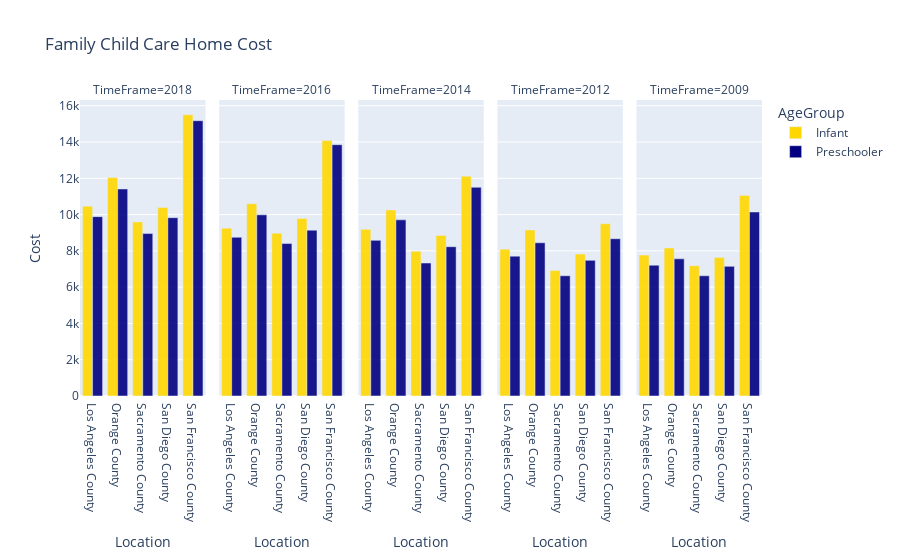

Notebook source saved alongside this figure:
### Code cell
childcareFacilityCosts = childcareCosts[childcareCosts["TypeofFacility"]=="Family Child Care Home"]

new = childcareFacilityCosts["Data"].str.replace("$","", regex=True)
final = new.str.replace(",","",regex=True)
ccfinal = final.astype(int)

barchart = px.bar(
    data_frame = childcareFacilityCosts,
    x="Location",
    y=ccfinal,
    labels={"y":"Cost"},
    color="AgeGroup",
    opacity=0.9,
    orientation="v",
    barmode="group",
    title="Family Child Care Home Cost",
    facet_col="TimeFrame",
##    facet_col_wrap=2,
    color_discrete_map={"Infant":"gold", "Preschooler":"navy"}
)

barchart.show()

### Figure 1 — Plotly figure (JSON) as saved in the notebook; plotly's stock layout.template omitted (floating-point values rounded to 4 significant figures)
{"data": [{"alignmentgroup": "True", "hovertemplate": "AgeGroup=Infant<br>TimeFrame=2018<br>Location=%{x}<br>Cost=%{y}<extra></extra>", "legendgroup": "Infant", "marker": {"color": "gold", "opacity": 0.9, "pattern": {"shape": ""}}, "name": "Infant", "offsetgroup": "Infant", "orientation": "v", "showlegend": true, "textposition": "auto", "type": "bar", "x": ["Los Angeles County", "Orange County", "Sacramento County", "San Diego County", "San Francisco County"], "xaxis": "x", "y": [10465, 12039, 9594, 10389, 15500], "yaxis": "y"}, {"alignmentgroup": "True", "hovertemplate": "AgeGroup=Infant<br>TimeFrame=2016<br>Location=%{x}<br>Cost=%{y}<extra></extra>", "legendgroup": "Infant", "marker": {"color": "gold", "opacity": 0.9, "pattern": {"shape": ""}}, "name": "Infant", "offsetgroup": "Infant", "orientation": "v", "showlegend": false, "textposition": "auto", "type": "bar", "x": ["Los Angeles County", "Orange County", "Sacramento County", "San Diego County", "San Francisco County"], "xaxis": "x2", "y": [9251, 10598, 8968, 9788, 14079], "yaxis": "y2"}, {"alignmentgroup": "True", "hovertemplate": "AgeGroup=Infant<br>TimeFrame=2014<br>Location=%{x}<br>Cost=%{y}<extra></extra>", "legendgroup": "Infant", "marker": {"color": "gold", "opacity": 0.9, "pattern": {"shape": ""}}, "name": "Infant", "offsetgroup": "Infant", "orientation": "v", "showlegend": false, "textposition": "auto", "type": "bar", "x": ["Los Angeles County", "Orange County", "Sacramento County", "San Diego County", "San Francisco County"], "xaxis": "x3", "y": [9186, 10250, 7981, 8848, 12118], "yaxis": "y3"}, {"alignmentgroup": "True", "hovertemplate": "AgeGroup=Infant<br>TimeFrame=2012<br>Location=%{x}<br>Cost=%{y}<extra></extra>", "legendgroup": "Infant", "marker": {"color": "gold", "opacity": 0.9, "pattern": {"shape": ""}}, "name": "Infant", "offsetgroup": "Infant", "orientation": "v", "showlegend": false, "textposition": "auto", "type": "bar", "x": ["Los Angeles County", "Orange County", "Sacramento County", "San Diego County", "San Francisco County"], "xaxis": "x4", "y": [8095, 9154, 6913, 7823, 9491], "yaxis": "y4"}, {"alignmentgroup": "True", "hovertemplate": "AgeGroup=Infant<br>TimeFrame=2009<br>Location=%{x}<br>Cost=%{y}<extra></extra>", "legendgroup": "Infant", "marker": {"color": "gold", "opacity": 0.9, "pattern": {"shape": ""}}, "name": "Infant", "offsetgroup": "Infant", "orientation": "v", "showlegend": false, "textposition": "auto", "type": "bar", "x": ["Los Angeles County", "Orange County", "Sacramento County", "San Diego County", "San Francisco County"], "xaxis": "x5", "y": [7768, 8157, 7181, 7632, 11058], "yaxis": "y5"}, {"alignmentgroup": "True", "hovertemplate": "AgeGroup=Preschooler<br>TimeFrame=2018<br>Location=%{x}<br>Cost=%{y}<extra></extra>", "legendgroup": "Preschooler", "marker": {"color": "navy", "opacity": 0.9, "pattern": {"shape": ""}}, "name": "Preschooler", "offsetgroup": "Preschooler", "orientation": "v", "showlegend": true, "textposition": "auto", "type": "bar", "x": ["Los Angeles County", "Orange County", "Sacramento County", "San Diego County", "San Francisco County"], "xaxis": "x", "y": [9887, 11411, 8955, 9828, 15176], "yaxis": "y"}, {"alignmentgroup": "True", "hovertemplate": "AgeGroup=Preschooler<br>TimeFrame=2016<br>Location=%{x}<br>Cost=%{y}<extra></extra>", "legendgroup": "Preschooler", "marker": {"color": "navy", "opacity": 0.9, "pattern": {"shape": ""}}, "name": "Preschooler", "offsetgroup": "Preschooler", "orientation": "v", "showlegend": false, "textposition": "auto", "type": "bar", "x": ["Los Angeles County", "Orange County", "Sacramento County", "San Diego County", "San Francisco County"], "xaxis": "x2", "y": [8749, 9987, 8403, 9142, 13853], "yaxis": "y2"}, {"alignmentgroup": "True", "hovertemplate": "AgeGroup=Preschooler<br>TimeFrame=2014<br>Location=%{x}<br>Cost=%{y}<extra></extra>", "legendgroup": "Preschooler", "marker": {"color": "navy", "opacity": 0.9, "pattern": {"shape": ""}}, "name": "Preschooler", "offsetgroup": "Preschooler", "orientation": "v", "showlegend": false, "textposition": "auto", "type": "bar", "x": ["Los Angeles County", "Orange County", "Sacramento County", "San Diego County", "San Francisco County"], "xaxis": "x3", "y": [8579, 9709, 7330, 8229, 11503], "yaxis": "y3"}, {"alignmentgroup": "True", "hovertemplate": "AgeGroup=Preschooler<br>TimeFrame=2012<br>Location=%{x}<br>Cost=%{y}<extra></extra>", "legendgroup": "Preschooler", "marker": {"color": "navy", "opacity": 0.9, "pattern": {"shape": ""}}, "name": "Preschooler", "offsetgroup": "Preschooler", "orientation": "v", "showlegend": false, "textposition": "auto", "type": "bar", "x": ["Los Angeles County", "Orange County", "Sacramento County", "San Diego County", "San Francisco County"], "xaxis": "x4", "y": [7710, 8447, 6629, 7476, 8669], "yaxis": "y4"}, {"alignmentgroup": "True", "hovertemplate": "AgeGroup=Preschooler<br>TimeFrame=2009<br>Location=%{x}<br>Cost=%{y}<extra></extra>", "legendgroup": "Preschooler", "marker": {"color": "navy", "opacity": 0.9, "pattern": {"shape": ""}}, "name": "Preschooler", "offsetgroup": "Preschooler", "orientation": "v", "showlegend": false, "textposition": "auto", "type": "bar", "x": ["Los Angeles County", "Orange County", "Sacramento County", "San Diego County", "San Francisco County"], "xaxis": "x5", "y": [7209, 7561, 6626, 7146, 10143], "yaxis": "y5"}], "layout": {"annotations": [{"font": {}, "showarrow": false, "text": "TimeFrame=2018", "x": 0.092, "xanchor": "center", "xref": "paper", "y": 1, "yanchor": "bottom", "yref": "paper"}, {"font": {}, "showarrow": false, "text": "TimeFrame=2016", "x": 0.296, "xanchor": "center", "xref": "paper", "y": 1, "yanchor": "bottom", "yref": "paper"}, {"font": {}, "showarrow": false, "text": "TimeFrame=2014", "x": 0.5, "xanchor": "center", "xref": "paper", "y": 1, "yanchor": "bottom", "yref": "paper"}, {"font": {}, "showarrow": false, "text": "TimeFrame=2012", "x": 0.704, "xanchor": "center", "xref": "paper", "y": 1, "yanchor": "bottom", "yref": "paper"}, {"font": {}, "showarrow": false, "text": "TimeFrame=2009", "x": 0.908, "xanchor": "center", "xref": "paper", "y": 1, "yanchor": "bottom", "yref": "paper"}], "barmode": "group", "legend": {"title": {"text": "AgeGroup"}, "tracegroupgap": 0}, "title": {"text": "Family Child Care Home Cost"}, "xaxis": {"anchor": "y", "domain": [0, 0.184], "title": {"text": "Location"}}, "xaxis2": {"anchor": "y2", "domain": [0.204, 0.388], "matches": "x", "title": {"text": "Location"}}, "xaxis3": {"anchor": "y3", "domain": [0.408, 0.592], "matches": "x", "title": {"text": "Location"}}, "xaxis4": {"anchor": "y4", "domain": [0.612, 0.796], "matches": "x", "title": {"text": "Location"}}, "xaxis5": {"anchor": "y5", "domain": [0.816, 1], "matches": "x", "title": {"text": "Location"}}, "yaxis": {"anchor": "x", "domain": [0, 1], "title": {"text": "Cost"}}, "yaxis2": {"anchor": "x2", "domain": [0, 1], "matches": "y", "showticklabels": false}, "yaxis3": {"anchor": "x3", "domain": [0, 1], "matches": "y", "showticklabels": false}, "yaxis4": {"anchor": "x4", "domain": [0, 1], "matches": "y", "showticklabels": false}, "yaxis5": {"anchor": "x5", "domain": [0, 1], "matches": "y", "showticklabels": false}}}
